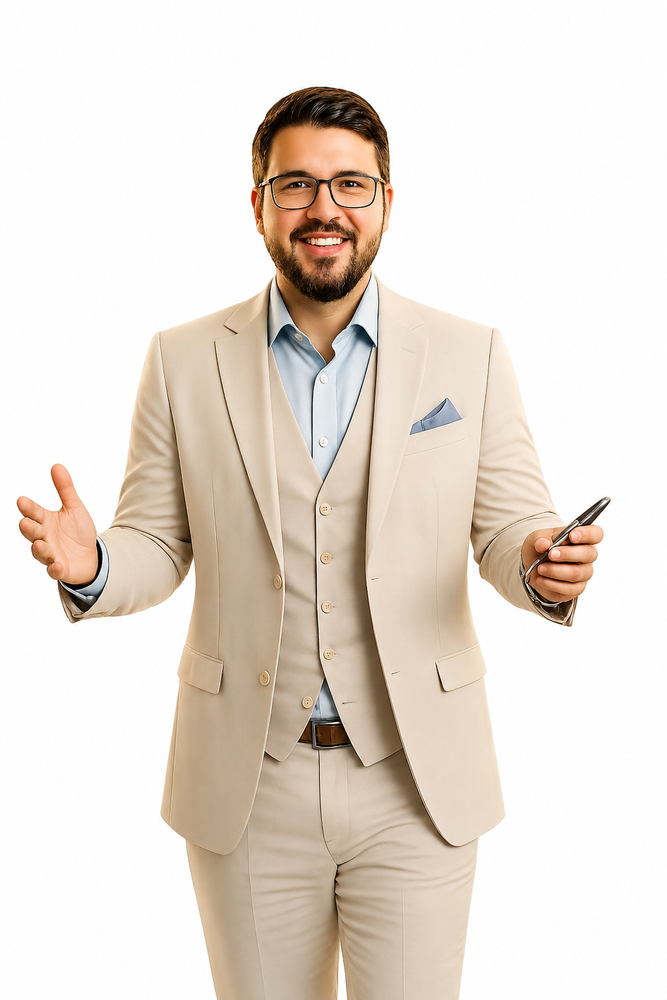
#> input picture ايقونة الواجهه الجديده.png, 667 x 1000 px, shrunk from 1024 x 1536 before the run, found by its file name
$ python remove_bg_precise.py
#> lines starting #> are read from the running program, lines starting #| are printed output that depends on the picture; after the words box and inside, x2 and y2 are one past the last pixel; in counts of white or black regions, pixels touching at a corner belong together
#!/usr/bin/env python3
"""
Precise white background removal using Pillow + flood-fill from edges + gaussian blur feathering.
Works perfectly for studio photos with clean white backgrounds.
"""
import sys, os
from PIL import Image, ImageFilter, ImageChops

def remove_white_bg(input_path, output_path):
    print(f"[+] Loading: {input_path}")
    src = Image.open(input_path).convert("RGBA")
    w, h = src.size
#> w = 667; h = 1000
    print(f"[+] Size: {w}x{h}")
#| [+] Size: 667x1000

    # Step 1: Make a grayscale version to detect white
    r, g, b, a = src.split()
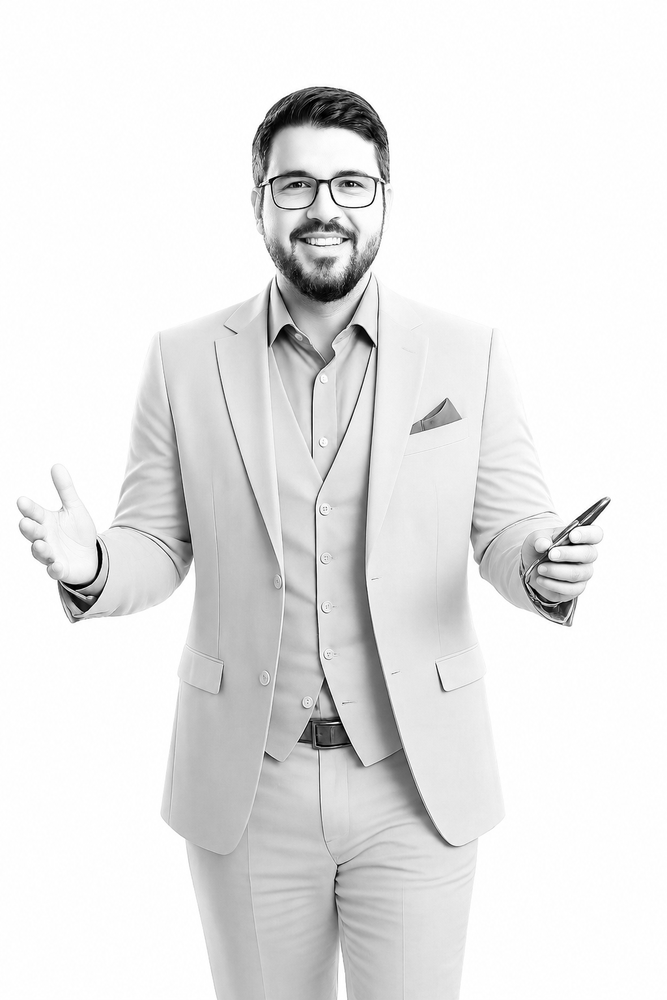
#> r: PIL image 667x1000 L; min 0, max 255, mean 231.5
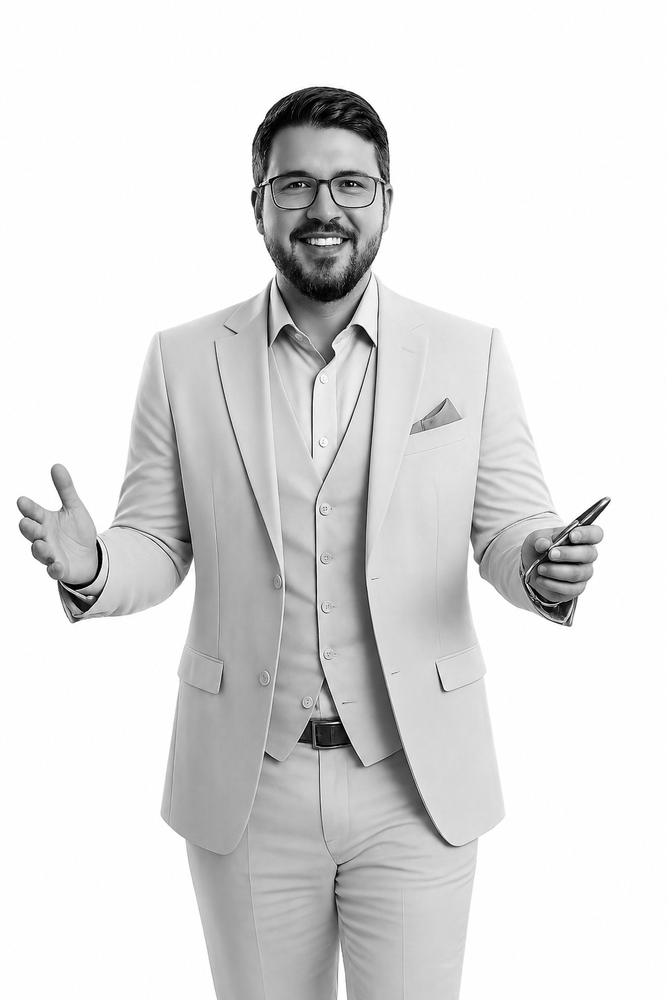
#> g: PIL image 667x1000 L; min 0, max 255, mean 222.3
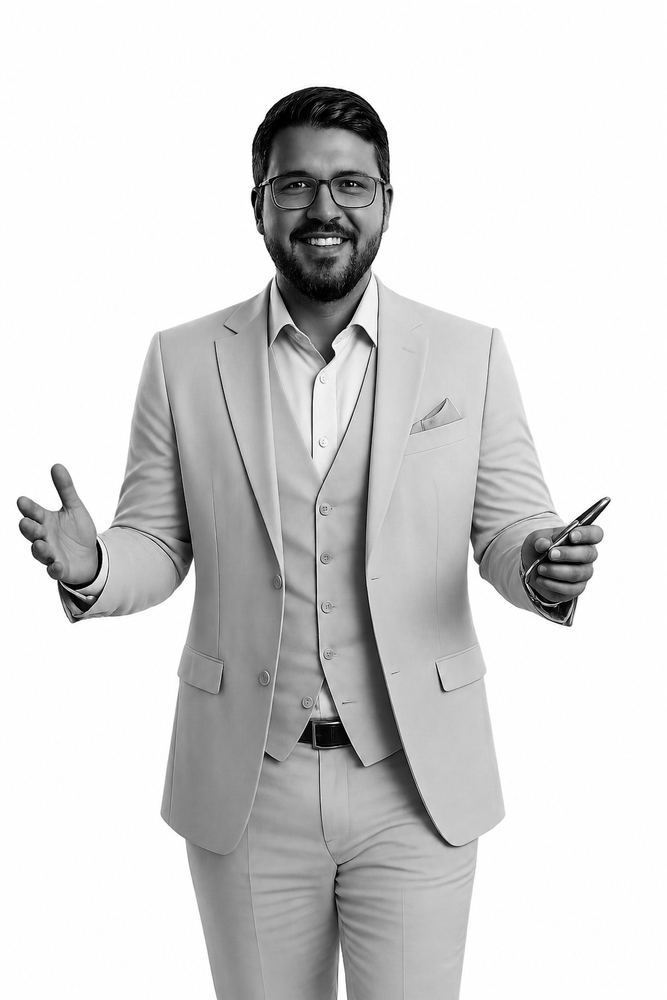
#> b: PIL image 667x1000 L; min 0, max 255, mean 213.3
#> a: PIL image 667x1000 L; every value is 255
    rgb = Image.merge("RGB", (r, g, b))
#> rgb is the input picture: PIL image 667x1000 RGB; mean R, G, B 231.5, 222.3, 213.3

    # Step 2: BFS flood-fill from all 4 edges to find connected white regions
    # This avoids touching white inside the subject (e.g., shirt, teeth)
    pixels = list(src.getdata())
#> pixels = 667000 items
    visited = [False] * (w * h)
    is_bg = [False] * (w * h)

    def idx(x, y):
        return y * w + x

    def is_white(x, y):
        r2, g2, b2, a2 = pixels[idx(x, y)]
        brightness = (r2 + g2 + b2) / 3
        variance = max(abs(r2 - g2), abs(g2 - b2), abs(r2 - b2))
        return brightness >= 230 and variance <= 30

    # Seed from all border pixels
    from collections import deque
    queue = deque()
    for x in range(w):
        for y in [0, h - 1]:
            if not visited[idx(x, y)] and is_white(x, y):
                queue.append((x, y))
                visited[idx(x, y)] = True
#> this loop made 667 passes
    for y in range(h):
        for x in [0, w - 1]:
            if not visited[idx(x, y)] and is_white(x, y):
                queue.append((x, y))
                visited[idx(x, y)] = True

    # BFS
    dirs = [(1,0),(-1,0),(0,1),(0,-1)]
    while queue:
        cx, cy = queue.popleft()
        is_bg[idx(cx, cy)] = True
        for dx, dy in dirs:
            nx, ny = cx + dx, cy + dy
            if 0 <= nx < w and 0 <= ny < h:
                ni = idx(nx, ny)
                if not visited[ni] and is_white(nx, ny):
                    visited[ni] = True
                    queue.append((nx, ny))

    print("[+] Flood-fill complete")

    # Step 3: Build alpha mask - bg pixels = 0, content = 255
    import struct
    mask_data = bytes([0 if is_bg[i] else 255 for i in range(w * h)])
    mask = Image.frombytes("L", (w, h), mask_data)
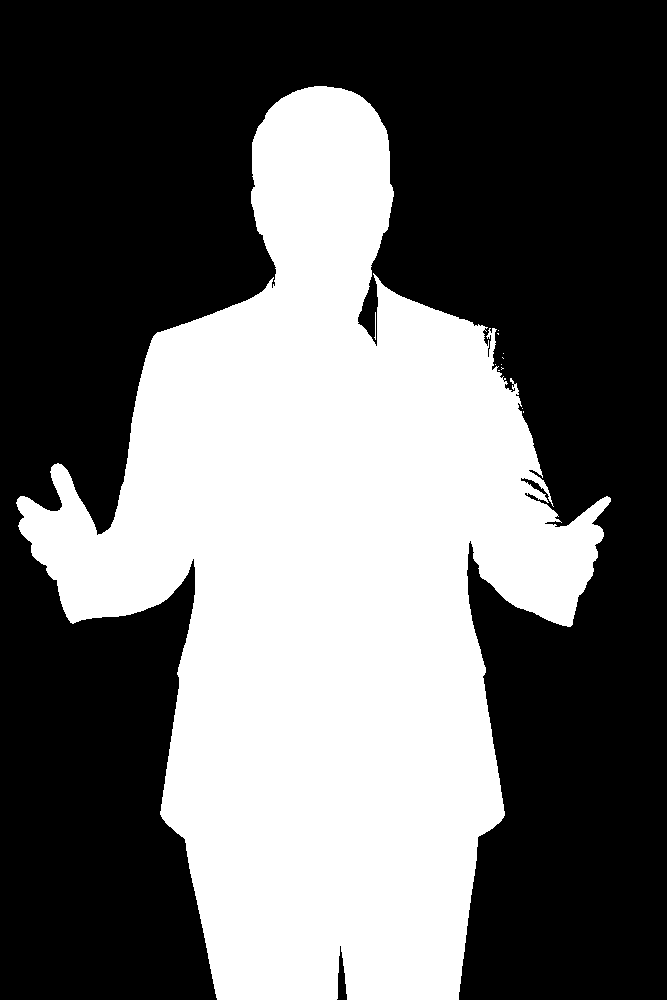
#> mask: PIL image 667x1000 L; 40.8% white; 12 white regions (10 under 20 px), largest, box (x1, y1, x2, y2) and area: (16, 86, 611, 1000) 271909, (374, 312, 376, 340) 29

    # Step 4: Feather the mask edges with a slight blur for smooth anti-aliasing
    # Only blur a small amount (radius=1) to avoid eating into subject
    mask_blurred = mask.filter(ImageFilter.GaussianBlur(radius=1))

    # Step 5: Apply mask to original RGBA
    result = src.copy()
    result.putalpha(mask_blurred)

    print(f"[+] Saving: {output_path}")
    result.save(output_path, "PNG", optimize=False)
    print("[DONE] Background removed successfully!")
    return True


if __name__ == "__main__":
    base = "c:\\Users\\M lapan\\OneDrive\\Desktop\\\u0627\u0644\u062f\u0643\u062a\u0648\u0631 1"
    inp  = os.path.join(base, "\u0627\u064a\u0642\u0648\u0646\u0629 \u0627\u0644\u0648\u0627\u062c\u0647\u0647 \u0627\u0644\u062c\u062f\u064a\u062f\u0647.png")
    out  = os.path.join(base, "\u0627\u0644\u0645\u062f\u0631\u0633_\u0634\u0641\u0627\u0641_\u0646\u0647\u0627\u0626\u064a.png")

    if not os.path.exists(inp):
        print(f"[ERROR] Not found: {inp}")
        sys.exit(1)

    remove_white_bg(inp, out)
    img = Image.open(out)
    print(f"Mode={img.mode}, Size={img.size}")
#| Mode=RGBA, Size=(667, 1000)
